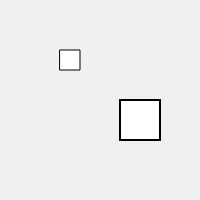
Frame 1 (no input)
Frame 60 (no input): identical to frame 1, image omitted
Frame 120 (the mouse pressed at the canvas centre since frame 60): identical to frame 1, image omitted

The p5.js sketch that drew this single still picture (run headless with seeded random() and noise() and a simulated clock; from frame 60 on, the mouse is pressed at the canvas centre):

// p5.js sketch
// ── sketch.js
// http://www.ac-grenoble.fr/disciplines/informatiquelycee/p5_base_a5.html
// echelle


function setup()
{
  createCanvas(200,200);
  background(240);
  rect(60,50,20,20);
  scale(2);
  rect(60,50,20,20);
}


function draw()
{

  
}
